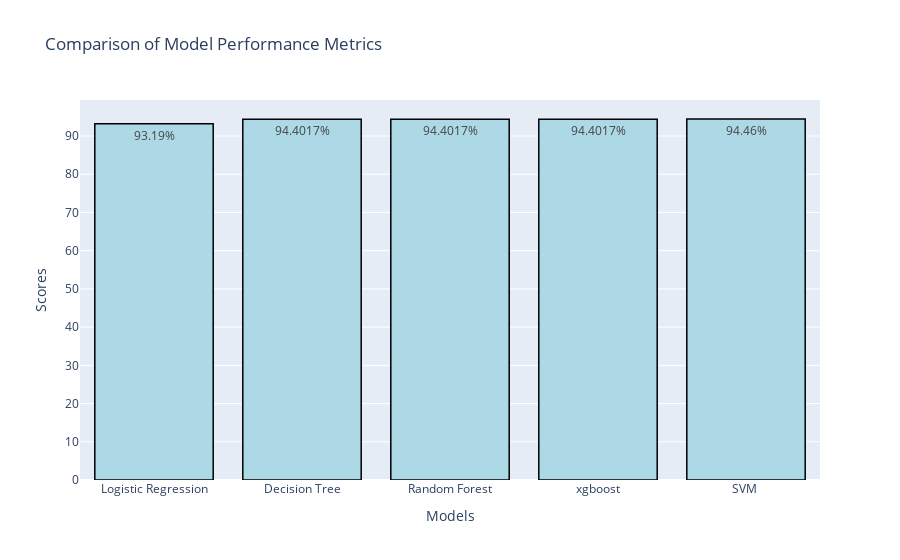

Notebook source saved alongside this figure:
### Markdown cell above
### After crossvalidation and hyperparameter tuning

### Code cell
import plotly.graph_objs as go
import plotly.offline as pyo

models = ['Logistic Regression', 'Decision Tree', 'Random Forest', 'xgboost','SVM ']
accuracy_scores = [lrmodel_accuracy, dtmodel_accuracy, rfmodel_accuracy, xgmodel_accuracy, SVMaccuracy]

trace = go.Bar(
    x=models,
    y=accuracy_scores,
    text=[f'{score}%' for score in accuracy_scores],
    marker=dict(color='lightblue', line=dict(color='black', width=1.5)),
)

data = [trace]

layout = go.Layout(
    title='Comparison of Model Performance Metrics',
    xaxis=dict(title='Models'),
    yaxis=dict(title='Scores'),
)

fig = go.Figure(data=data, layout=layout)


pyo.iplot(fig)

#Model comparison DataFrame
accuracy_scores_with_percent = [f'{score}%' for score in accuracy_scores]
model_comparison_df = pd.DataFrame({'Model_Name': models, 'Accuracy Score': accuracy_scores_with_percent})
model_comparison_df = model_comparison_df.sort_values(by='Accuracy Score', ascending=False)
model_comparison_df.reset_index(drop=True, inplace=True)
print(model_comparison_df)

### Figure 1 — Plotly figure (JSON) as saved in the notebook; plotly's stock layout.template omitted (floating-point values rounded to 4 significant figures)
{"data": [{"marker": {"color": "lightblue", "line": {"color": "black", "width": 1.5}}, "text": ["93.19%", "94.4017%", "94.4017%", "94.4017%", "94.46%"], "type": "bar", "x": ["Logistic Regression", "Decision Tree", "Random Forest", "xgboost", "SVM "], "y": [93.19, 94.4, 94.4, 94.4, 94.46]}], "layout": {"title": {"text": "Comparison of Model Performance Metrics"}, "xaxis": {"title": {"text": "Models"}}, "yaxis": {"title": {"text": "Scores"}}}}
